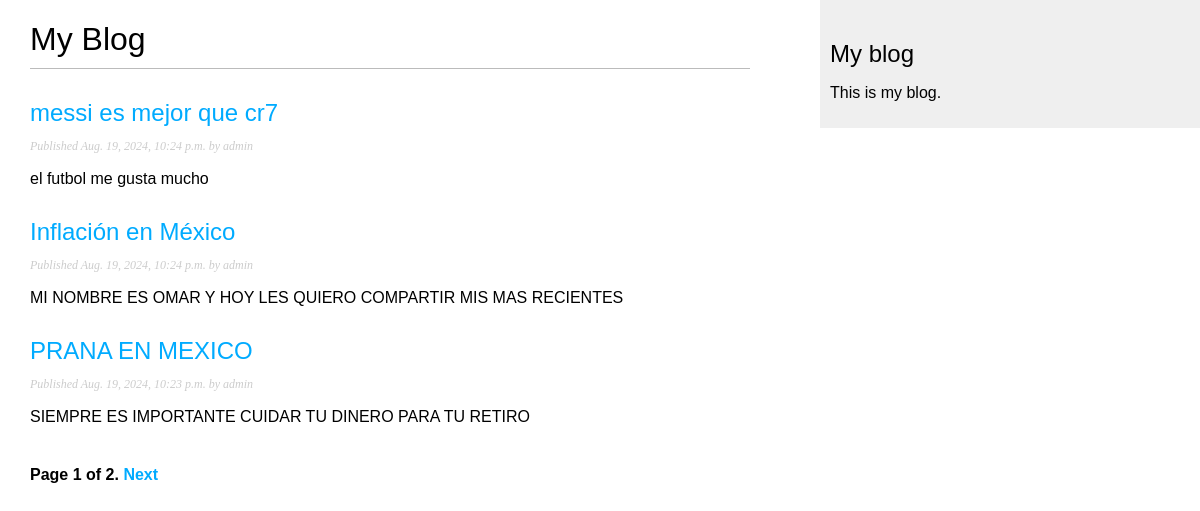
Screenshot of /blog/ with the database file from the repository.
### blog/models.py (models this page shows, shortened)
class Post(models.Model):
    tags = TaggableManager()
    class Status(models.TextChoices):
        DRAFT = 'DF', 'Draft'
        PUBLISHED = 'PB', 'Published'
    title = models.CharField(max_length=250)
    slug = models.SlugField(
        max_length=250,
        unique_for_date='publish'
    )
    author = models.ForeignKey(
        settings.AUTH_USER_MODEL,
        on_delete=models.CASCADE,
        related_name='blog_posts'
    )
    body = models.TextField()
    publish = models.DateTimeField(default=timezone.now)
    created = models.DateTimeField(auto_now_add=True)
    updated = models.DateTimeField(auto_now=True)
    status = models.CharField(
        max_length=2,
        choices=Status,
        default=Status.DRAFT
    )
    objects = models.Manager()  # The default manager.
    published = PublishedManager()  # Our custom manager.
    class Meta:
        ordering = ['-publish']
        indexes = [
            models.Index(fields=['-publish']),
        ]
    def get_absolute_url(self):
        return reverse(
            'blog:post_detail',
            args=[
                self.publish.year,
                self.publish.month,
                self.publish.day,
                self.slug,
            ],
        )

### blog/views.py (the view)
# urls.py: path('', views.PostListView.as_view(), name='post_list'),
class PostListView(ListView):
    queryset = Post.published.all()
    context_object_name = 'posts'
    paginate_by = 3
    template_name = 'blog/post/list.html'

### blog/templates/blog/post/list.html (shortened to what this page needs)
{% extends "blog/base.html" %}
{% block content %}
  <h1>My Blog</h1>
  {% for post in posts %}
    <h2>
      <a href="{{ post.get_absolute_url }}">
        {{ post.title }}
      </a>
    </h2>
    <p class="date">
      Published {{ post.publish }} by {{ post.author }}
    </p>
    {{ post.body|truncatewords:30|linebreaks }}
  {% endfor %}
  {% include "pagination.html" with page=page_obj %}
{% endblock %}

### blog/static/css/blog.css (style rules this page uses)
body { margin:0; padding:0; font-family:helvetica, sans-serif; }
a { color:#00abff; text-decoration:none; }
h1 { font-weight:normal; border-bottom:1px solid #bbb; padding:0 0 10px 0; }
h2 { font-weight:normal; margin:30px 0 0; }
p.date { color:#ccc; font-family: georgia, serif; font-size: 12px; font-style: italic; }

### rows the page displays
Post: title "messi es mejor que cr7", publish "Aug. 19, 2024, 10:24 p.m.", author "admin", body "el futbol me gusta mucho"
Post: title "Inflación en México", publish "Aug. 19, 2024, 10:24 p.m.", author "admin", body "MI NOMBRE ES OMAR Y HOY LES QUIERO COMPARTIR MIS MAS RECIENTES"
Post: title "PRANA EN MEXICO", publish "Aug. 19, 2024, 10:23 p.m.", author "admin", body "SIEMPRE ES IMPORTANTE CUIDAR TU DINERO PARA TU RETIRO"

### other values shown
{{ page.number }} "1"
{{ page.paginator.num_pages }} "2"
